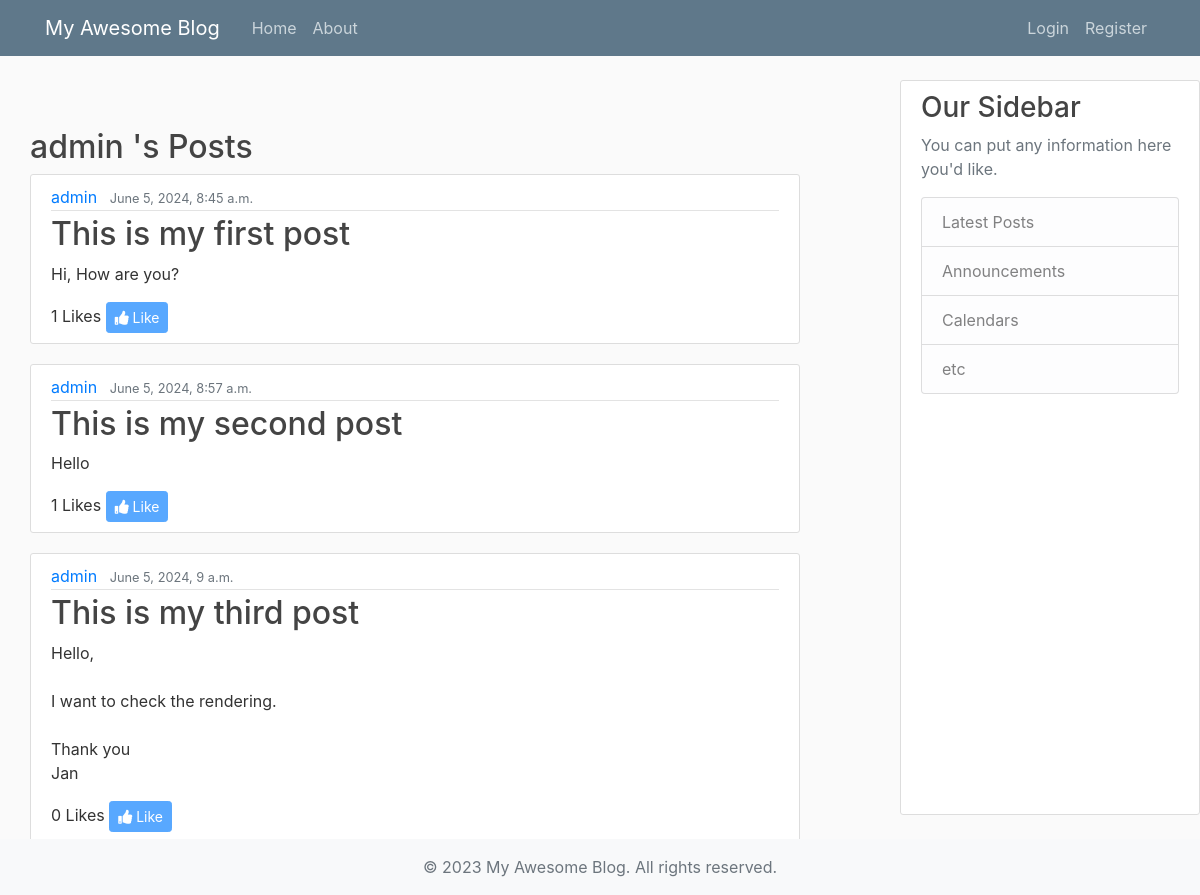
Screenshot of /user/1/posts/ with the database file from the repository.
### blog/models.py (models this page shows, shortened)
class Post(models.Model):
    title = models.CharField(max_length=100)
    tags = models.ManyToManyField(Tag, related_name='posts', blank=True)
    content = models.TextField()
    date_posted = models.DateTimeField(default=timezone.now)
    author = models.ForeignKey(User, on_delete=models.CASCADE)
    liked_by = models.ManyToManyField(User, related_name='liked_posts', blank=True)

### blog/views.py (the view)
# urls.py: path('user/<int:user_id>/posts/', views.user_posts, name='user-posts'),
def user_posts(request, user_id):
    posts = Post.objects.filter(author_id=user_id)
    for post in posts:
        post.author_display = (
            f"{post.author.first_name} {post.author.last_name}"
            if post.author.first_name and post.author.last_name
            else post.author.username
        )
    context = {'posts': posts}
    return render(request, 'blog/user_posts.html', context)

### blog/templates/blog/user_posts.html (shortened to what this page needs)
{% extends "blog/base.html" %}
{% block content %}
    <h2>
        {% if posts and posts.first.author.first_name and posts.first.author.last_name %}
            {{ posts.first.author.first_name }} {{ posts.first.author.last_name }}
        {% else %}
            {{ posts.first.author.username }}
        {% endif %}'s Posts
    </h2>
    {% for post in posts %}
        <article class="media content-section">
            <div class="media-body">
                <div class="article-metadata">
                    <a class="mr-2 user-link" href="{% url 'blog-home' %}">
                        {% if post.author.first_name and post.author.last_name %}
                            {{ post.author.first_name }} {{ post.author.last_name }}
                        {% else %}
                            {{ post.author.username }}
                        {% endif %}
                    </a>
                    <small class="text-muted">{{ post.date_posted }}</small>
                </div>
                <h2><a class="article-title" href="{% url 'post-detail' post.id %}">{{ post.title }}</a></h2>
                <p class="article-content">{{ post.content }}</p>
                <div class="like-section">
                    <span id="like-count-{{ post.id }}">{{ post.liked_by.count }} Likes</span>
                    {% if user.is_authenticated %}
                        <button class="btn btn-primary btn-sm like-button" data-post-id="{{ post.id }}">
                            {% if user in post.liked_by.all %}
                                <i class="fas fa-thumbs-down"></i> Dislike
                            {% else %}
                                <i class="fas fa-thumbs-up"></i> Like
                            {% endif %}
                        </button>
                    {% else %}
                        <button class="btn btn-primary btn-sm" disabled><i class="fas fa-thumbs-up"></i> Like</button>
                    {% endif %}
                </div>
            </div>
        </article>
    {% endfor %}
{% endblock content %}

### blog/static/blog/main.css (style rules this page uses)
body { background: #fafafa; color: #333333; margin-top: 5rem; overflow: hidden; }
h1, h2, h3, h4, h5, h6 { color: #444444; }
.content-section { background: #ffffff; padding: 10px 20px; border: 1px solid #dddddd; border-radius: 3px; margin-bottom: 20px; }
.article-title { color: #444444; }
.article-content { white-space: pre-line; }
.article-metadata { padding-bottom: 1px; margin-bottom: 4px; border-bottom: 1px solid #e3e3e3 }
button { padding: 0.7em; color: #fff; background-color: #007BFF; border: none; border-radius: 3px; cursor: pointer; }
p { color: #333; margin-bottom: 1em; }

### rows the page displays
Post: first.author.username "admin", author.username "admin", date_posted "June 5, 2024, 8:45 a.m.", title "This is my first post", content "Hi, How are you?", liked_by.count "1"
Post: author.username "admin", date_posted "June 5, 2024, 8:57 a.m.", title "This is my second post", content "Hello", liked_by.count "1"
Post: author.username "admin", date_posted "June 5, 2024, 9 a.m.", title "This is my third post", content "Hello, I want to check the rendering. Thank you Jan", liked_by.count "0"
